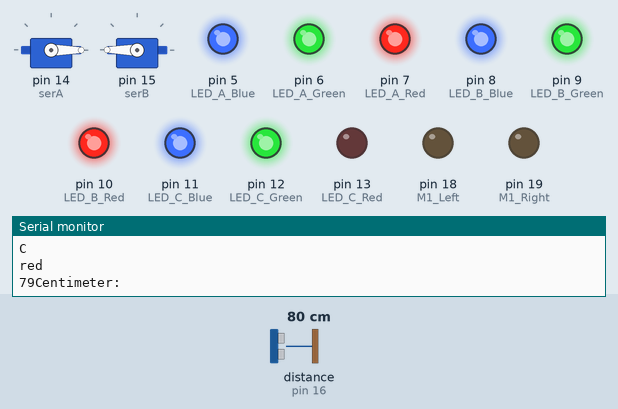
Simulated run of this sketch. Board: Arduino Uno, built with avr-gcc and run on an emulated ATmega328P. Shown: 2 × servo, output pins drawn as LEDs (lit = HIGH), the last lines printed to the serial monitor. Wiring (inferred from the names in the program): ultrasonic range finder: trigger pin 17; echo pin 16. The inputs (shaded band) are chosen by the test bench; at power-on: distance to the obstacle (sensor on pin 16) 80 cm. The echo pulse lasts 58.3 µs per cm; pins used as bus, display or sensor lines are not drawn.

Above: at 13.7 s.
13.8 s: distance to the obstacle (sensor on pin 16) set to 23 cm
At 14.7 s:
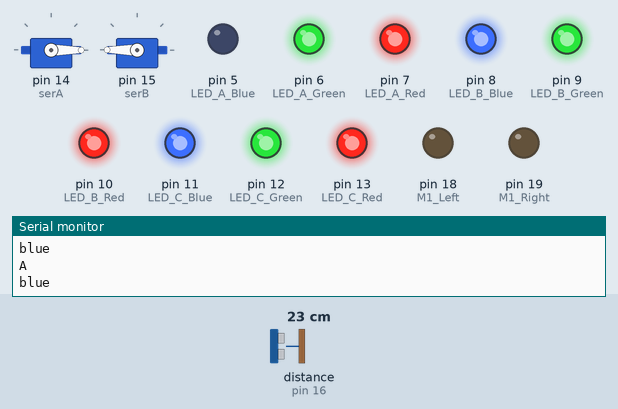
25.6 s: distance to the obstacle (sensor on pin 16) set to 18 cm
At 26.8 s:
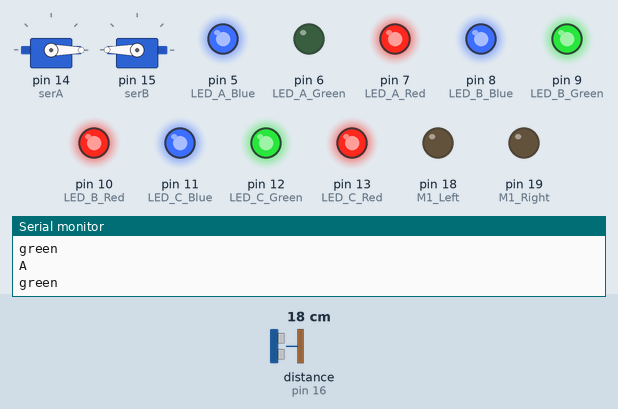
At 36.7 s:
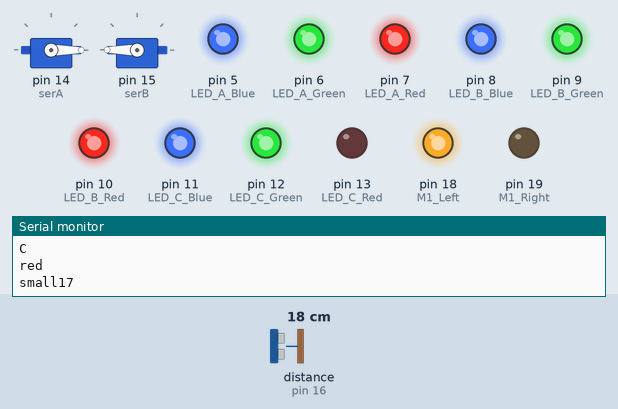
47.1 s: distance to the obstacle (sensor on pin 16) set to 2 cm
Timing chart, 0 to 57.8 s (numbered marks = the images above; inputs shaded):
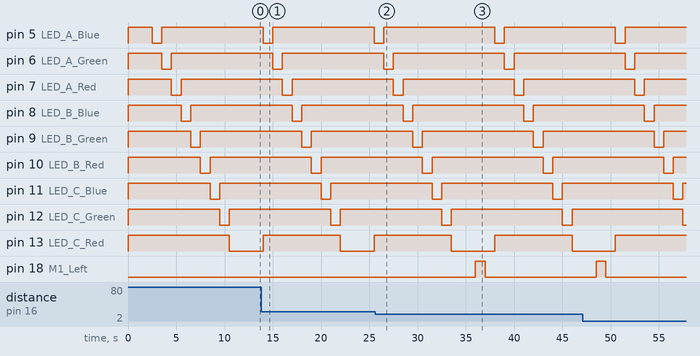

The sketch:

max.ino
```cpp
//步進馬達需要的標頭檔
#include <Servo.h>

//宣告超音波腳位
#define TRIGGER 17
#define ECHO    16

//宣告LED腳位
#define LED_C_Red 13
#define LED_C_Green 12
#define LED_C_Blue 11

#define LED_B_Red 10
#define LED_B_Green 9
#define LED_B_Blue 8

#define LED_A_Red 7
#define LED_A_Green 6
#define LED_A_Blue 5

//宣告小馬達腳位
#define M1_Left 18
#define M1_Right 19

//宣告步進馬達腳位
#define serA 14
#define serB 15

//宣告步進馬達
Servo myservoA;
Servo myservoB;

//int M1_Left = 18;
//int M1_Right = 19;

//int serA =14;
//int serB =15;

//Servo myservoA;
//Servo myservoB;


//小馬達轉動
void turn(int direction)
{

  // 宣告 pin 腳位電壓
  boolean inPin1 = LOW;
  boolean inPin2 = HIGH;

  //轉動方向
  if(direction== 1){
    inPin1 = HIGH;
    inPin2 = LOW;
  }
  // 將狀態寫入腳位
  digitalWrite(M1_Left, inPin1);
  digitalWrite(M1_Right , inPin2);
}

//小馬達停止轉動
void stop(){
    digitalWrite(M1_Left, LOW);
    digitalWrite(M1_Right , LOW);
}

//步進馬達
void servo(){


  int limit =180;
  int sped =5;
  int Redirection;

  for(int i = 0; i <= limit;i+=sped)
  {

    //計算反方向
    Redirection = limit - i;
    myservoA.write(i);
    myservoB.write(Redirection);
    delay(20);
  }

  for(int i = 180; i >= 0; i-=sped){
    Redirection = limit -i;
    myservoA.write(i);
    myservoB.write(Redirection);
    delay(20);
  }
}

//關閉所有的LED
void turnOff(){
   turnOff_LED_A();
   turnOff_LED_B();
   turnOff_LED_C();

}

//只關閉腳位LED_A
void turnOff_LED_A(){
  //腳為寫入
  //LED_A_Red 為腳位 7
  //255 為關閉
  digitalWrite(LED_A_Red, 255);
  digitalWrite(LED_A_Green, 255);
  digitalWrite(LED_A_Blue, 255);

}

//只關閉腳位LED_B
void turnOff_LED_B()
{
  digitalWrite(LED_B_Red, 255);
  digitalWrite(LED_B_Green, 255);
  digitalWrite(LED_B_Blue, 255);

}

//只關閉腳位LED_C
void turnOff_LED_C()
{
  digitalWrite(LED_C_Red, 255);
  digitalWrite(LED_C_Green, 255);
  digitalWrite(LED_C_Blue, 255);
}

//只有打開腳位LED_A
//可以輸入的顏色： red (紅色)  blue（藍色） green（綠色）
//example:
//turnOn_A("red"); //打開腳位LED_A，  紅色
void turnOn_A(String color){

    //初始化腳位，就是將腳LED_A先關閉
    turnOff_LED_A();

    if(color == "red"){
     //顯示在序列阜
     Serial.println("red");
     //腳為寫入
     //LED_A_Red 為腳位 7
     //0 為打開
     digitalWrite(LED_A_Red, 0);
    }else if(color == "blue"){
     Serial.println("blue");
     digitalWrite(LED_A_Blue, 0);
    }else if(color == "green"){
     Serial.println("green");
     digitalWrite(LED_A_Green,0);
    }else{
     Serial.println("Error_LED_A");
     turnOff();
    }
}


//只有打開腳位LED_B
//可以輸入的顏色： red (紅色)  blue（藍色） green（綠色）
//example:
//turnOn_B("red"); //打開腳位LED_B，  紅色

void turnOn_B(String color){
    //Serial.print(color);
    turnOff_LED_B();

    if(color == "red"){
     Serial.println("red");
     digitalWrite(LED_B_Red, 0);
    }else if(color == "blue"){
     Serial.println("blue");
     digitalWrite(LED_B_Blue, 0);
    }else if(color == "green"){
     Serial.println("green");
     digitalWrite(LED_B_Green,0);
    }else{
     Serial.println("Error_LED_B");
     turnOff();
    }
}

//只有打開腳位LED_C
//可以輸入的顏色： red (紅色)  blue（藍色） green（綠色）
//example:
//turnOn_C("red"); //打開腳位LED_C，  紅色


void turnOn_C(String color){
    //Serial.print(color);
    turnOff_LED_C();

    if(color == "red"){
     Serial.println("red");
     digitalWrite(LED_C_Red, 0);
    }else if(color == "blue"){
     Serial.println("blue");
     digitalWrite(LED_C_Blue, 0);
    }else if(color == "green"){
     Serial.println("green");
     digitalWrite(LED_C_Green,0);
    }else{
     Serial.println("Error_LED_C");
     turnOff();
    }
}

//可以打開任何一個LED與顏色
//可以輸入的顏色： red (紅色)  blue（藍色） green（綠色）
//example:
//turnLED("A","blue"); //打開腳位LED_A，  藍色

void turnLED(String pos,String color){
    Serial.println(pos);
    Serial.println(color);
    turnOff();
    if( pos == "A"){
      Serial.println("A");
      turnOn_A(color);
    }else if( pos == "B"){
      Serial.println("B");
      turnOn_B(color);
    }else if( pos == "C"){
      Serial.println("C");
      turnOn_C(color);
    }else {
      Serial.println("Error_LED");
    }

}


void setup()
{
    //初始化，將LED小馬達腳位註冊為輸出
    pinMode(M1_Left, OUTPUT);
    pinMode(M1_Right , OUTPUT);

    //初始化，將超音波 TRIGGER腳位註冊為輸出
    pinMode(TRIGGER, OUTPUT);
    //初始化，將超音波 ECHO腳位註冊為輸入
    pinMode(ECHO, INPUT);

    //修正脈衝寬度範圍
    myservoA.attach(serA, 500, 2400);
    myservoB.attach(serB, 500, 2400);

    //步進馬達角度 從0~180度
    //使用write，讓步進A傳入角度為0。
    myservoA.write(0);
    //使用write，讓步進A傳入角度為180。
    myservoB.write(180);

    //初始化，將LED腳位註冊為輸出
    pinMode(LED_A_Red, OUTPUT);
    pinMode(LED_A_Green, OUTPUT);
    pinMode(LED_A_Blue, OUTPUT);

    pinMode(LED_B_Red, OUTPUT);
    pinMode(LED_B_Green, OUTPUT);
    pinMode(LED_B_Blue, OUTPUT);

    pinMode(LED_C_Red, OUTPUT);
    pinMode(LED_C_Green, OUTPUT);
    pinMode(LED_C_Blue, OUTPUT);

    //設定序列 鮑率
    Serial.begin (9600);


    //將所有LED先關閉
    turnOff();
}

//超音波與小馬達
void ul_motoer(){

    stop();
    long duration, distance;

    //觸發TRIGGER腳位
    digitalWrite(TRIGGER, LOW);

    //延誤2微秒（10的6次方）
    delayMicroseconds(2);

    //TRIGGER腳位將會發送信號
    digitalWrite(TRIGGER, HIGH);
    //延誤10微秒
    delayMicroseconds(10);


    //TRIGGER關閉
    digitalWrite(TRIGGER, LOW);

    // 計算高電位的持續時間
    duration = pulseIn(ECHO, HIGH);

    //距離 = (時間 / 2(來回)) / 29.1 m/s 轉換cm/us
    distance = (duration/2) / 29.1;

    //如果距離小於20
    if( distance < 20 ){
      Serial.print("small");
      Serial.print(distance);
      //轉動馬達
      turn (1);
      delay(1000);
      stop();
    }

    stop();
    Serial.print(distance);
    Serial.println("Centimeter:");
    delay(1000);
  }

void loop(){


    servo();
    ul_motoer();
    //打開LED A 藍色
    turnLED("A","blue");
    //停一秒
    delay(1000);
    //打開LED A 綠色
    turnLED("A","green");
    //停一秒
    delay(1000);
    //打開LED A 紅色
    turnLED("A","red");
    //停一秒
    delay(1000);

    //打開LED B 藍色
    turnLED("B","blue");
    //停一秒
    delay(1000);
    //打開LED B 綠色
    turnLED("B","green");
    //停一秒
    delay(1000);
    //打開LED B 紅色
    turnLED("B","red");
    //停一秒
    delay(1000);

    //打開LED C 藍色
    turnLED("C","blue");
    //停一秒
    delay(1000);
    //打開LED C 綠色
    turnLED("C","green");
    //停一秒
    delay(1000);
    //打開LED C 紅色
    turnLED("C","red");
    //停一秒
    delay(1000);

}
```

Measured:
- the behaviour switches between 21 and 20 cm on distance to the obstacle (sensor on pin 16) (found by bisection; images 1 and 2)
- after the input at 25.6 s, pin 18 (M1_Left): LOW → HIGH after 10.4 s, → LOW 1.0 s later
- by itself, pin 6 (LED_A_Green), pin 7 (LED_A_Red), pin 8 (LED_B_Blue), pin 9 (LED_B_Green), pin 10 (LED_B_Red), pin 11 (LED_C_Blue), pin 12 (LED_C_Green): alternates HIGH for 11.5 s and LOW for 1.0 s
